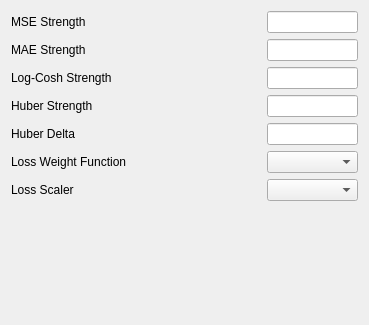
<?xml version="1.0" encoding="UTF-8"?>
<ui version="4.0">
 <class>Form</class>
 <widget class="QWidget" name="Form">
  <property name="geometry">
   <rect>
    <x>0</x>
    <y>0</y>
    <width>369</width>
    <height>325</height>
   </rect>
  </property>
  <property name="windowTitle">
   <string>Form</string>
  </property>
  <layout class="QVBoxLayout" name="verticalLayout">
   <item>
    <layout class="QHBoxLayout" name="horizontalLayout">
     <item>
      <widget class="QLabel" name="MSEStrengthLabel">
       <property name="minimumSize">
        <size>
         <width>250</width>
         <height>0</height>
        </size>
       </property>
       <property name="text">
        <string>MSE Strength</string>
       </property>
      </widget>
     </item>
     <item>
      <widget class="QLineEdit" name="MSEStrength"/>
     </item>
    </layout>
   </item>
   <item>
    <layout class="QHBoxLayout" name="horizontalLayout_2">
     <item>
      <widget class="QLabel" name="MAEStrengthLabel">
       <property name="minimumSize">
        <size>
         <width>250</width>
         <height>0</height>
        </size>
       </property>
       <property name="text">
        <string>MAE Strength</string>
       </property>
      </widget>
     </item>
     <item>
      <widget class="QLineEdit" name="MAEStrength"/>
     </item>
    </layout>
   </item>
   <item>
    <layout class="QHBoxLayout" name="horizontalLayout_3">
     <item>
      <widget class="QLabel" name="LogCoshStrengthLabel">
       <property name="minimumSize">
        <size>
         <width>250</width>
         <height>0</height>
        </size>
       </property>
       <property name="text">
        <string>Log-Cosh Strength</string>
       </property>
      </widget>
     </item>
     <item>
      <widget class="QLineEdit" name="LogCoshStrength"/>
     </item>
    </layout>
   </item>
   <item>
    <layout class="QHBoxLayout" name="horizontalLayout_4">
     <item>
      <widget class="QLabel" name="HuberStrengthLabel">
       <property name="minimumSize">
        <size>
         <width>250</width>
         <height>0</height>
        </size>
       </property>
       <property name="text">
        <string>Huber Strength</string>
       </property>
      </widget>
     </item>
     <item>
      <widget class="QLineEdit" name="HuberStrength"/>
     </item>
    </layout>
   </item>
   <item>
    <layout class="QHBoxLayout" name="horizontalLayout_5">
     <item>
      <widget class="QLabel" name="HuberDeltaLabel">
       <property name="minimumSize">
        <size>
         <width>250</width>
         <height>0</height>
        </size>
       </property>
       <property name="text">
        <string>Huber Delta</string>
       </property>
      </widget>
     </item>
     <item>
      <widget class="QLineEdit" name="HuberDelta"/>
     </item>
    </layout>
   </item>
   <item>
    <layout class="QHBoxLayout" name="horizontalLayout_6">
     <item>
      <widget class="QLabel" name="LossWeightLabel">
       <property name="minimumSize">
        <size>
         <width>250</width>
         <height>0</height>
        </size>
       </property>
       <property name="text">
        <string>Loss Weight Function</string>
       </property>
      </widget>
     </item>
     <item>
      <widget class="QComboBox" name="LossWeightCombo"/>
     </item>
    </layout>
   </item>
   <item>
    <layout class="QHBoxLayout" name="horizontalLayout_7">
     <item>
      <widget class="QLabel" name="LossScalerLabel">
       <property name="minimumSize">
        <size>
         <width>250</width>
         <height>0</height>
        </size>
       </property>
       <property name="text">
        <string>Loss Scaler</string>
       </property>
      </widget>
     </item>
     <item>
      <widget class="QComboBox" name="LossScalerCombo"/>
     </item>
    </layout>
   </item>
   <item>
    <spacer name="verticalSpacer">
     <property name="orientation">
      <enum>Qt::Orientation::Vertical</enum>
     </property>
     <property name="sizeHint" stdset="0">
      <size>
       <width>20</width>
       <height>29</height>
      </size>
     </property>
    </spacer>
   </item>
  </layout>
 </widget>
 <resources/>
 <connections/>
</ui>
